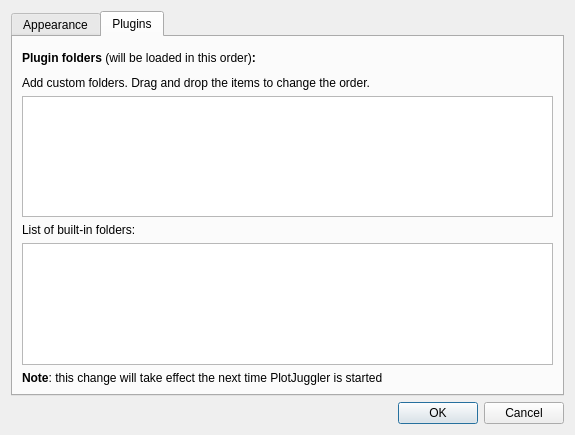
<?xml version="1.0" encoding="UTF-8"?>
<ui version="4.0">
 <class>PreferencesDialog</class>
 <widget class="QDialog" name="PreferencesDialog">
  <property name="geometry">
   <rect>
    <x>0</x>
    <y>0</y>
    <width>575</width>
    <height>435</height>
   </rect>
  </property>
  <property name="minimumSize">
   <size>
    <width>450</width>
    <height>0</height>
   </size>
  </property>
  <property name="windowTitle">
   <string>Preferences</string>
  </property>
  <layout class="QVBoxLayout" name="verticalLayout">
   <item>
    <widget class="QTabWidget" name="tabWidget">
     <property name="focusPolicy">
      <enum>Qt::NoFocus</enum>
     </property>
     <property name="currentIndex">
      <number>1</number>
     </property>
     <widget class="QWidget" name="tab">
      <attribute name="title">
       <string>Appearance</string>
      </attribute>
      <layout class="QFormLayout" name="formLayout">
       <item row="1" column="1">
        <widget class="QComboBox" name="comboBoxTheme">
         <item>
          <property name="text">
           <string>Light Theme</string>
          </property>
         </item>
         <item>
          <property name="text">
           <string>Dark Theme</string>
          </property>
         </item>
        </widget>
       </item>
       <item row="1" column="0">
        <widget class="QLabel" name="label">
         <property name="text">
          <string>Theme:</string>
         </property>
        </widget>
       </item>
       <item row="2" column="1">
        <widget class="QFrame" name="frame">
         <property name="frameShape">
          <enum>QFrame::StyledPanel</enum>
         </property>
         <property name="frameShadow">
          <enum>QFrame::Raised</enum>
         </property>
         <layout class="QVBoxLayout" name="verticalLayout_2">
          <property name="spacing">
           <number>0</number>
          </property>
          <item>
           <widget class="QRadioButton" name="radioGlobalColorIndex">
            <property name="text">
             <string>global color sequence</string>
            </property>
            <property name="checked">
             <bool>true</bool>
            </property>
           </widget>
          </item>
          <item>
           <widget class="QRadioButton" name="radioLocalColorIndex">
            <property name="text">
             <string>reset color sequence in each plot area</string>
            </property>
           </widget>
          </item>
          <item>
           <widget class="QCheckBox" name="checkBoxRememberColor">
            <property name="text">
             <string>remember curve color</string>
            </property>
            <property name="checked">
             <bool>true</bool>
            </property>
           </widget>
          </item>
         </layout>
        </widget>
       </item>
       <item row="2" column="0">
        <widget class="QLabel" name="label_2">
         <property name="text">
          <string>Curve color:</string>
         </property>
        </widget>
       </item>
       <item row="3" column="1">
        <widget class="QFrame" name="frame_2">
         <property name="minimumSize">
          <size>
           <width>0</width>
           <height>40</height>
          </size>
         </property>
         <property name="frameShape">
          <enum>QFrame::StyledPanel</enum>
         </property>
         <property name="frameShadow">
          <enum>QFrame::Raised</enum>
         </property>
         <layout class="QVBoxLayout" name="verticalLayout_4">
          <item>
           <widget class="QCheckBox" name="checkBoxSeparator">
            <property name="toolTip">
             <string>&lt;html&gt;&lt;head/&gt;&lt;body&gt;&lt;p&gt;Change will not be applied to existing timeseries.&lt;/p&gt;&lt;/body&gt;&lt;/html&gt;</string>
            </property>
            <property name="text">
             <string>enabled (using separator &quot;/&quot; in the name)</string>
            </property>
            <property name="checked">
             <bool>true</bool>
            </property>
           </widget>
          </item>
         </layout>
        </widget>
       </item>
       <item row="3" column="0">
        <widget class="QLabel" name="label_6">
         <property name="minimumSize">
          <size>
           <width>0</width>
           <height>40</height>
          </size>
         </property>
         <property name="toolTip">
          <string>&lt;html&gt;&lt;head/&gt;&lt;body&gt;&lt;p&gt;The &amp;quot;Name Separator&amp;quot; is the character use to split the name of a timeseries in the tree view (Timeseries Panel).&lt;/p&gt;&lt;p&gt;Default is &lt;span style=&quot; font-weight:600;&quot;&gt;&amp;quot;/&amp;quot;&lt;/span&gt;.&lt;/p&gt;&lt;/body&gt;&lt;/html&gt;</string>
         </property>
         <property name="text">
          <string>Tree view</string>
         </property>
        </widget>
       </item>
       <item row="4" column="0">
        <widget class="QLabel" name="label_7">
         <property name="minimumSize">
          <size>
           <width>0</width>
           <height>40</height>
          </size>
         </property>
         <property name="text">
          <string>OpenGL:</string>
         </property>
        </widget>
       </item>
       <item row="4" column="1">
        <widget class="QFrame" name="frame_3">
         <property name="frameShape">
          <enum>QFrame::StyledPanel</enum>
         </property>
         <property name="frameShadow">
          <enum>QFrame::Raised</enum>
         </property>
         <layout class="QVBoxLayout" name="verticalLayout_5">
          <item>
           <widget class="QCheckBox" name="checkBoxOpenGL">
            <property name="toolTip">
             <string>&lt;html&gt;&lt;head/&gt;&lt;body&gt;&lt;p&gt;Change will not be applied to existing plots.&lt;/p&gt;&lt;/body&gt;&lt;/html&gt;</string>
            </property>
            <property name="text">
             <string>enabled</string>
            </property>
            <property name="checked">
             <bool>true</bool>
            </property>
           </widget>
          </item>
         </layout>
        </widget>
       </item>
      </layout>
     </widget>
     <widget class="QWidget" name="tabPlugins">
      <attribute name="title">
       <string>Plugins</string>
      </attribute>
      <layout class="QVBoxLayout" name="verticalLayout_3">
       <item>
        <layout class="QHBoxLayout" name="horizontalLayout">
         <item>
          <widget class="QLabel" name="label_3">
           <property name="text">
            <string>&lt;html&gt;&lt;head/&gt;&lt;body&gt;&lt;p&gt;&lt;span style=&quot; font-weight:600;&quot;&gt;Plugin folders &lt;/span&gt;(will be loaded in this order)&lt;span style=&quot; font-weight:600;&quot;&gt;:&lt;/span&gt;&lt;/p&gt;&lt;/body&gt;&lt;/html&gt;</string>
           </property>
          </widget>
         </item>
         <item>
          <spacer name="horizontalSpacer">
           <property name="orientation">
            <enum>Qt::Horizontal</enum>
           </property>
           <property name="sizeHint" stdset="0">
            <size>
             <width>40</width>
             <height>20</height>
            </size>
           </property>
          </spacer>
         </item>
         <item>
          <widget class="QPushButton" name="pushButtonAdd">
           <property name="minimumSize">
            <size>
             <width>24</width>
             <height>24</height>
            </size>
           </property>
           <property name="maximumSize">
            <size>
             <width>24</width>
             <height>24</height>
            </size>
           </property>
           <property name="toolTip">
            <string>&lt;html&gt;&lt;head/&gt;&lt;body&gt;&lt;p&gt;Add folder&lt;/p&gt;&lt;/body&gt;&lt;/html&gt;</string>
           </property>
           <property name="text">
            <string/>
           </property>
           <property name="iconSize">
            <size>
             <width>22</width>
             <height>22</height>
            </size>
           </property>
           <property name="flat">
            <bool>true</bool>
           </property>
          </widget>
         </item>
         <item>
          <widget class="QPushButton" name="pushButtonRemove">
           <property name="minimumSize">
            <size>
             <width>24</width>
             <height>24</height>
            </size>
           </property>
           <property name="maximumSize">
            <size>
             <width>24</width>
             <height>24</height>
            </size>
           </property>
           <property name="toolTip">
            <string>&lt;html&gt;&lt;head/&gt;&lt;body&gt;&lt;p&gt;Remove selected&lt;/p&gt;&lt;/body&gt;&lt;/html&gt;</string>
           </property>
           <property name="text">
            <string/>
           </property>
           <property name="iconSize">
            <size>
             <width>20</width>
             <height>20</height>
            </size>
           </property>
           <property name="flat">
            <bool>true</bool>
           </property>
          </widget>
         </item>
        </layout>
       </item>
       <item>
        <widget class="QLabel" name="label_5">
         <property name="text">
          <string>Add custom folders. Drag and drop the items to change the order.</string>
         </property>
         <property name="wordWrap">
          <bool>true</bool>
         </property>
        </widget>
       </item>
       <item>
        <widget class="QListWidget" name="listWidgetCustom">
         <property name="focusPolicy">
          <enum>Qt::ClickFocus</enum>
         </property>
         <property name="editTriggers">
          <set>QAbstractItemView::NoEditTriggers</set>
         </property>
         <property name="dragDropMode">
          <enum>QAbstractItemView::InternalMove</enum>
         </property>
         <property name="defaultDropAction">
          <enum>Qt::MoveAction</enum>
         </property>
         <property name="spacing">
          <number>2</number>
         </property>
        </widget>
       </item>
       <item>
        <widget class="QLabel" name="label_8">
         <property name="text">
          <string>List of built-in folders:</string>
         </property>
        </widget>
       </item>
       <item>
        <widget class="QListWidget" name="listWidgetBuiltin">
         <property name="editTriggers">
          <set>QAbstractItemView::NoEditTriggers</set>
         </property>
         <property name="selectionMode">
          <enum>QAbstractItemView::NoSelection</enum>
         </property>
         <property name="spacing">
          <number>2</number>
         </property>
        </widget>
       </item>
       <item>
        <widget class="QLabel" name="label_4">
         <property name="text">
          <string>&lt;html&gt;&lt;head/&gt;&lt;body&gt;&lt;p&gt;&lt;span style=&quot; font-weight:600;&quot;&gt;Note&lt;/span&gt;: this change will take effect the next time PlotJuggler is started&lt;/p&gt;&lt;/body&gt;&lt;/html&gt;</string>
         </property>
         <property name="wordWrap">
          <bool>true</bool>
         </property>
        </widget>
       </item>
      </layout>
     </widget>
    </widget>
   </item>
   <item>
    <widget class="QDialogButtonBox" name="buttonBox">
     <property name="orientation">
      <enum>Qt::Horizontal</enum>
     </property>
     <property name="standardButtons">
      <set>QDialogButtonBox::Cancel|QDialogButtonBox::Ok</set>
     </property>
    </widget>
   </item>
  </layout>
 </widget>
 <resources/>
 <connections>
  <connection>
   <sender>buttonBox</sender>
   <signal>accepted()</signal>
   <receiver>PreferencesDialog</receiver>
   <slot>accept()</slot>
   <hints>
    <hint type="sourcelabel">
     <x>248</x>
     <y>254</y>
    </hint>
    <hint type="destinationlabel">
     <x>157</x>
     <y>274</y>
    </hint>
   </hints>
  </connection>
  <connection>
   <sender>buttonBox</sender>
   <signal>rejected()</signal>
   <receiver>PreferencesDialog</receiver>
   <slot>reject()</slot>
   <hints>
    <hint type="sourcelabel">
     <x>316</x>
     <y>260</y>
    </hint>
    <hint type="destinationlabel">
     <x>286</x>
     <y>274</y>
    </hint>
   </hints>
  </connection>
 </connections>
</ui>
